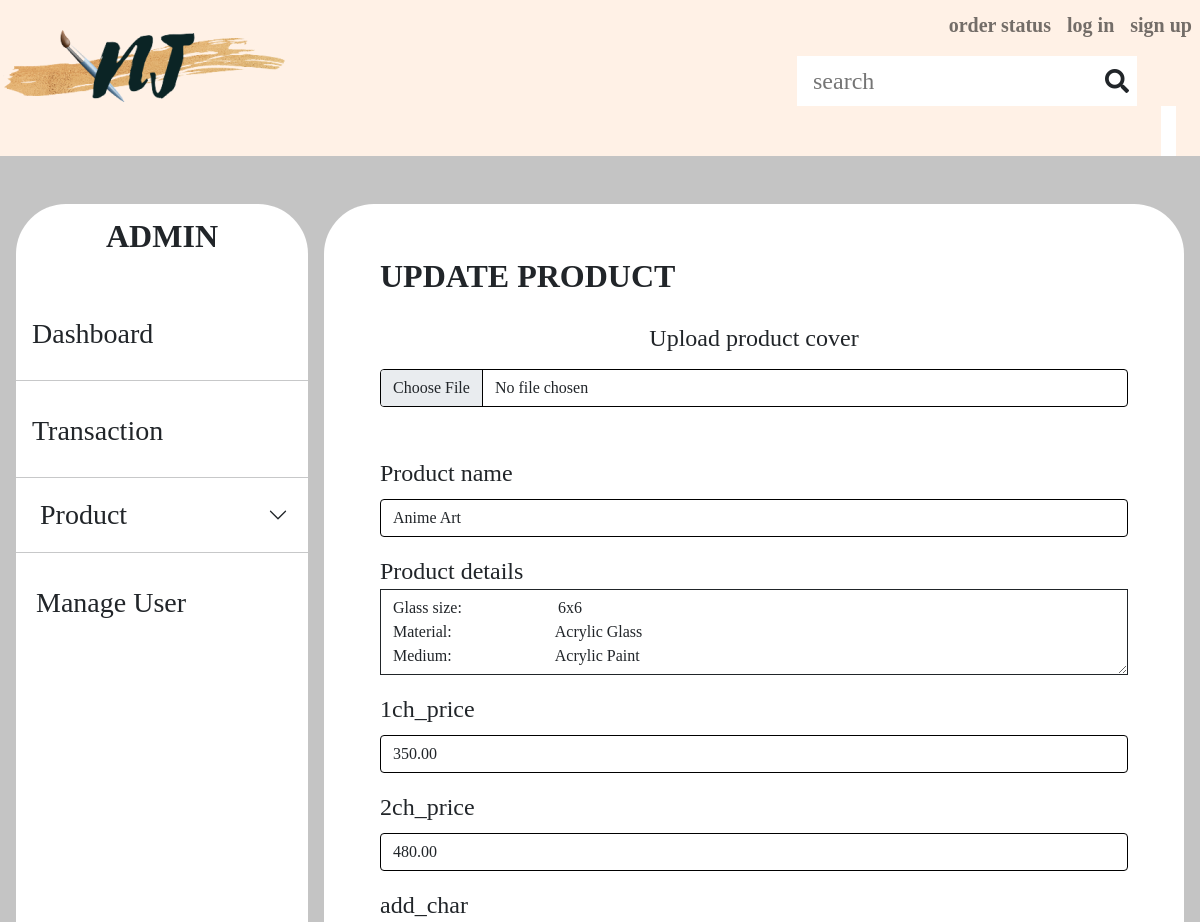
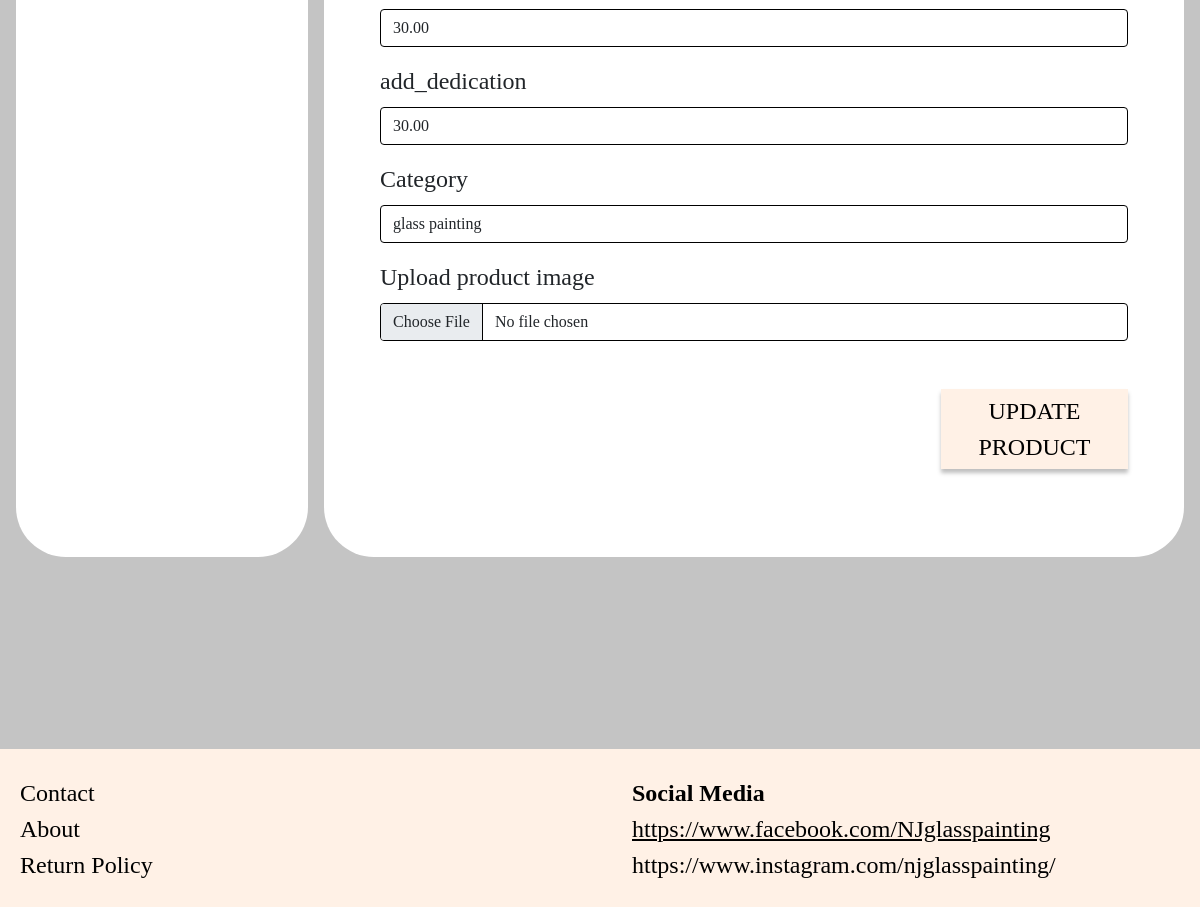
The page /users/admin/admin-product/updateproduct.php?productname=Anime Art on the database its author committed (2 pictures, top to bottom).
### tables this page shows
CREATE TABLE `product` (
  `id` int(11) NOT NULL,
  `product_name` varchar(50) NOT NULL,
  `product_cover` varchar(50) NOT NULL,
  `product_cover_path` varchar(255) NOT NULL,
  `product_details` varchar(255) NOT NULL,
  `products_rating` varchar(50) NOT NULL,
  `1ch_price` decimal(7,2) NOT NULL,
  `2ch_price` decimal(7,2) NOT NULL,
  `add_char` decimal(7,2) NOT NULL,
  `add_dedication` decimal(7,2) NOT NULL,
  `category` varchar(100) NOT NULL
);

### users/admin/process/update_product.php (called while the page is built, shortened)
<?php
        $database = new Connection();
        $db = $database->open();
        if(isset($_GET['productname'])){
            $prodname = $_GET['productname'];
            $sql = $db->prepare("SELECT * FROM product WHERE product_name=:name");
            $sql->bindParam(':name', $prodname);
            $sql->execute();
            if($row=$sql->fetch(PDO::FETCH_ASSOC)){
                $product_id = $row['id'];
                $pname = $row['product_name'];
                $product_details = $row['product_details'];
                $category = $row['category'];
            }
        }
?>

### users/admin/admin-product/updateproduct.php (the view, shortened to what this page needs)
<?php
    include('../../../include/header.php');
    include('../../../include/navbar.php');
    include('../process/update_product.php');
?>
<div class="container-fluid admin p-0">
    <br>
    <br>
    <div class="row gx-3 pb-5 px-4" style="min-height: 800px;">
        <div class="col-3 sidebar p-0 me-3">
            <p class="header text-center fw-bold fs-2 mt-2">ADMIN</p>
            <br>
            <div class="ms-1 d-flex align-items-center">
                <a class="text-reset text-decoration-none fs-3 ms-2 mb-1 w-100" href="../dashboard.php">
                    <span class="iconify fs-1 mb-1 me-1" data-icon="iwwa:dashboard"></span>Dashboard
                </a>
            </div>
            <hr>
            <div class="ms-1 d-flex align-items-center">
                <a class="text-reset text-decoration-none fs-3 ms-2 mb-1 w-100" href="../admin-transaction/pending.php">
                    <span class="iconify fs-1 mb-1 me-1" data-icon="icon-park-outline:transaction-order"></span>Transaction
                </a>
            </div>
            <hr>
            <div class="ms-2">
                <div class="accordion" id="product-collapse">
                    <div class="accordion-item">
                        <h2 class="accordion-header" id="headingOne">
                            <button class="accordion-button fs-3 ps-2 py-1 collapsed shadow-none" type="button" data-bs-toggle="collapse" data-bs-target="#product" aria-expanded="false" aria-controls="product">
                                <span class="iconify fs-2 me-2" data-icon="bytesize:cart"></span>Product
                            </button>
                        </h2>
                    </div>
                </div>
            </div>
            <hr>
            <div class="ms-2 d-flex align-items-center">
                <a class="text-reset text-decoration-none fs-3 ms-2 mb-1 w-100" href="../manage_user.php">
                    <span class="iconify fs-1 mb-1 me-1" data-icon="ant-design:user-add-outlined"></span>Manage User
                </a>
            </div>
        </div>
        <div class="col right">
            <p class="header fs-2 fw-bold mb-4 mt-5 mx-5">UPDATE PRODUCT</p>
            <div class="tmp">
                <form class="mx-5" action="" method="POST">
                    <h4 class="text-center mb-3">Upload product cover</h4>
                    <div class="form-group mb-5">
                        <input class="form-control" type="file" id="formFile">
                    </div>
                    <div class="form-group mb-3">
                        <label style="font-size: 24px;" for="productname">Product name</label>
                        <input type="text" class="form-control my-2" name="productname" value="<?php echo $pname; ?>">
                    </div>
                    <div class="form-group mb-3">
                        <label style="font-size: 24px;" for="productdetails">Product details</label>
                        <textarea class="form-control border-dark shadow-none rounded-0" name="productdetails" rows="3"><?php echo $product_details; ?></textarea>
                    </div>
                    <?php
                        $database = new Connection();
                        $db = $database->open();
                        $sql = $db->prepare("SELECT 1ch_price, 2ch_price, add_char, add_dedication FROM product WHERE id=:pid");
                        $sql->bindParam(':pid', $product_id);
                        $sql->execute();
                        $row=$sql->fetch(PDO::FETCH_ASSOC);
                        foreach ($row as $key => $value){
                    ?>
                    <div class="form-group mb-3">
                        <label style="font-size: 24px;" for="price"><?php echo $key; ?></label>
                        <input type="text" class="form-control my-2" name="<?php echo $key; ?>" value="<?php echo $value; ?>">
                    </div>
                    <?php
                        }
                    ?>
                    <div class="form-group mb-3">
                        <label style="font-size: 24px;" for="shippinginfo">Category</label>
                        <input type="text" class="form-control my-2" name="category" value="<?php echo $category; ?>">
                    </div>
                    <div class="form-group mb-5">
                        <label style="font-size: 24px;" for="shippinginfo">Upload product image</label>
                        <input class="form-control my-2" type="file" name="formFile">
                    </div>
                    <div class="d-grid col-3 float-end" style="font-size: 24px;">
                        <button type="submit" name="update-product" class="py-1 border-0 btn-pink btn-shadow">UPDATE PRODUCT</button>
                    </div>
                </form>
            </div>
            <br>
            <br>
            <br>
            <br>
            <br>
            <br>
            <br>
        </div>
    </div>
    <br>
    <br>
    <br>
    <br>
    <br>
    <br>
</div>
<?php include('../../../include/footer.php');

### assets/css/styles.css (style rules this page uses)
* { margin: 0; padding: 0; box-sizing: border-box; font-family: Calibri; }
body { overflow-x: hidden; }
.btn-pink { background-color: #FFF1E6 !important; color: #000 !important; font-weight: 400; font-style: normal; }
.btn-shadow { box-shadow: 0px 4px 4px rgba(0, 0, 0, 0.25); }
.accordion-button:after { float: right; color: #000 !important; }
.accordion-item { border: 1px solid #000; }
a { cursor: pointer; }
.shipping-info .form-control, .admin .form-control { border: 1px solid #000; box-shadow: none; }
.admin { background-color: #C4C4C4; }
.sidebar, .admin .right { background: #fff; border-radius: 50px; }
.admin .accordion-item { border: none; width: 100%; }

### rows shown on the page
product: productname "Anime Art", productdetails "Glass size: 6x6 Material: Acrylic Glass Medium: Acrylic Paint", 1ch_price "350.00", 2ch_price "480.00", add_char "30.00", add_dedication "30.00", category "glass painting"

### other values the page prints
$key "1ch_price"
$key "2ch_price"
$key "add_char"
$key "add_dedication"
